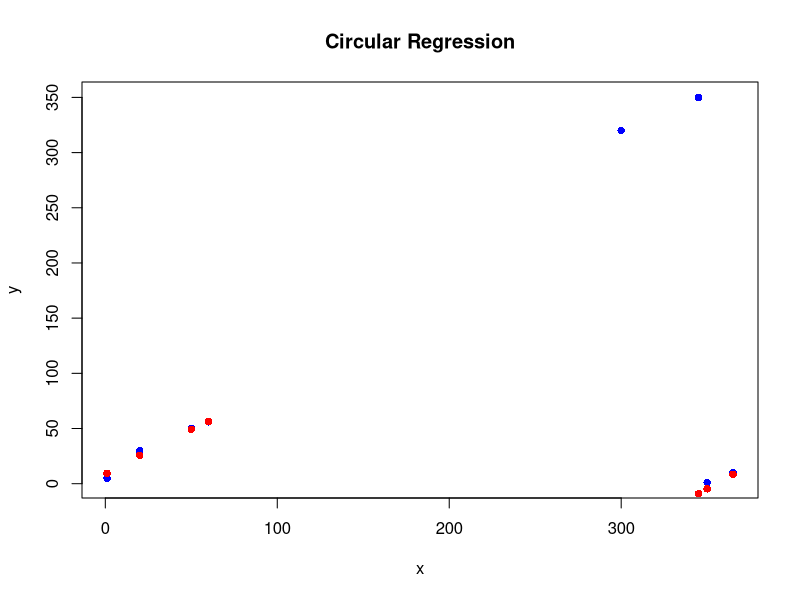
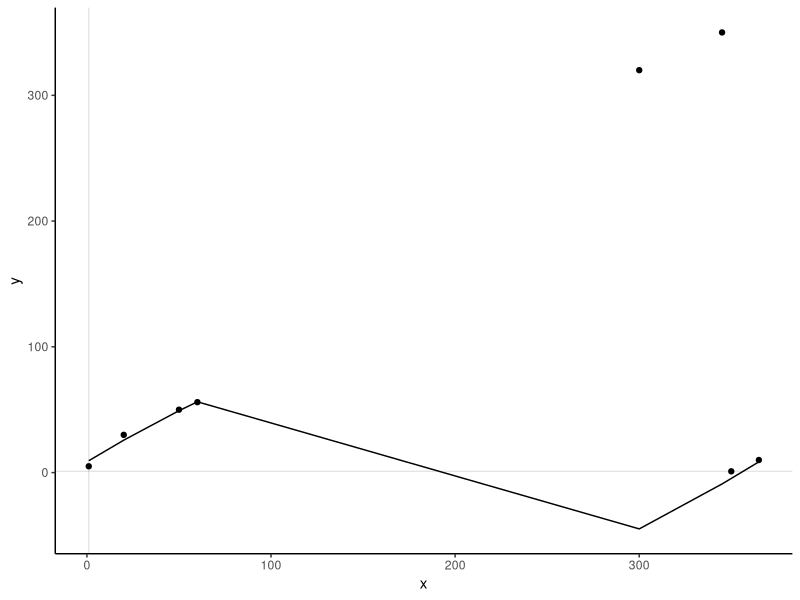
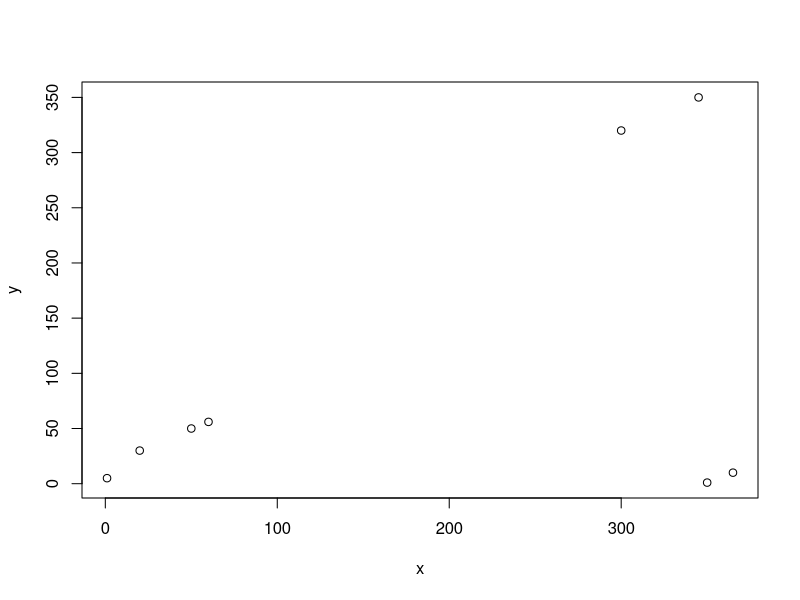
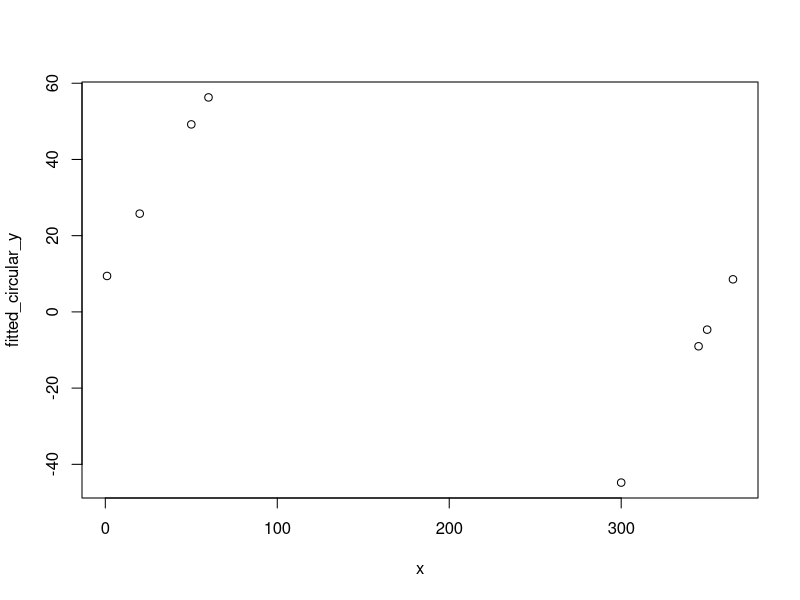
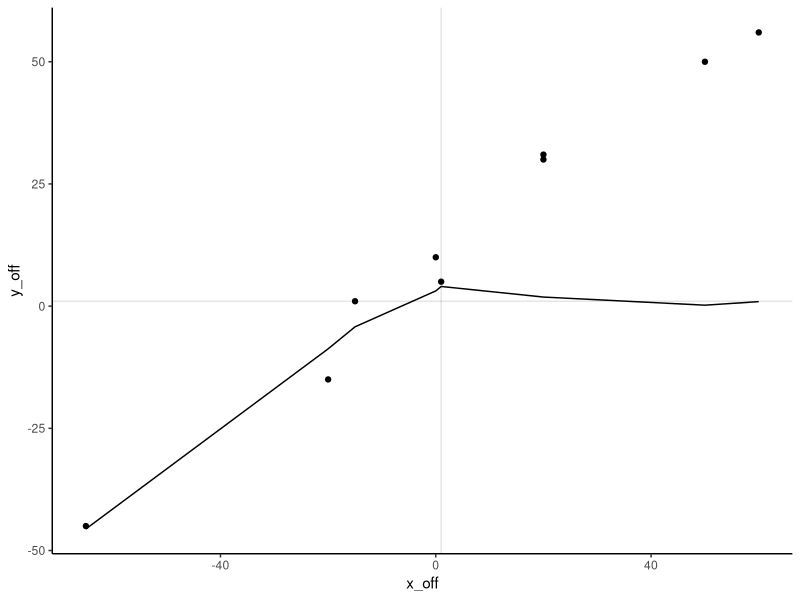
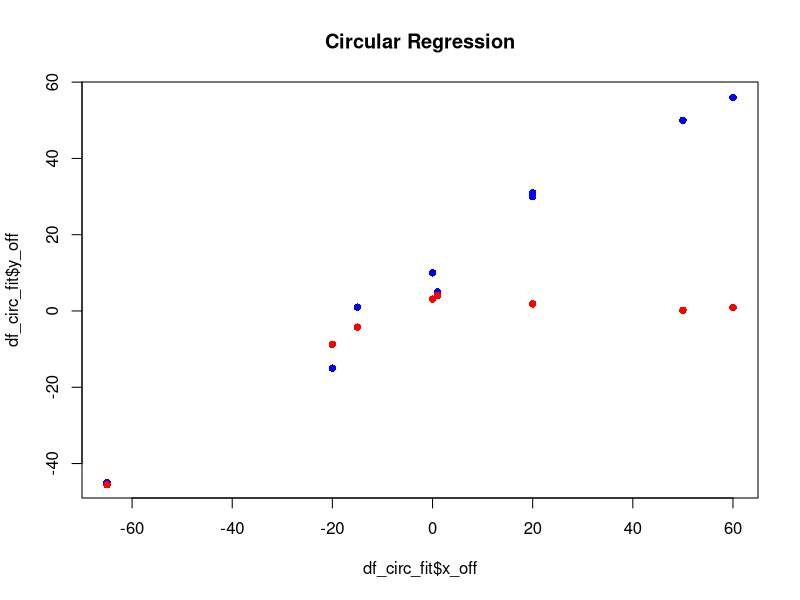

These figures' R source, in order:
#explore circular_circular regression

library(tidyverse)
library(circular)


# library(ggplotly) #can't install
# Generate a data set of dependent circular variables.
x <- seq(1, 365, by = 5)
y <- c(x[-1:-10], x[1:10])

x <- c(1, 20, 50, 60, 300,345, 350, 365)
y <- c(5, 30, 50, 56, 320,350, 1,10 )

# method 1: write in Cartesian coordinate-----
angle_X <- circular(x * 360 / 365, units = "degrees", template = "geographics")
angle_Y <- circular(y * 360 / 365, units = "degrees", template = "geographics")

x_cartesian <- cbind(cos(angle_X*pi/180), sin(angle_X*pi/180))
y_cartesian <- cbind(cos(angle_Y*pi/180), sin(angle_Y*pi/180))

regression_model_y <- lm(y_cartesian ~ x_cartesian)

summary(regression_model_y)

# Getting the fitted values
fitted_values_y <- fitted(regression_model_y)

# Compute the angles from the fitted values
fitted_angles_y <- atan2(fitted_values_y[,2], fitted_values_y[,1]) * (180 / pi)

# Convert to a circular data type
fitted_circular_y <- circular(fitted_angles_y, units = "degrees", template = "geographics")

# Plotting x and y
plot(x, y, col = "blue", pch = 16, main = "Circular Regression")
# Adding x against fitted_circular_y
points(x, fitted_circular_y, col = "red", pch = 16)



ggplot() +
  geom_point(aes(x = x, y = y)) +
  geom_line(aes(x = x, y = fitted_circular_y)) +
  geom_hline(yintercept = 1, alpha = 0.1) +
  geom_vline(xintercept = 1, alpha = 0.1) +
  theme_classic()



plot(x,y)
plot(x,fitted_circular_y)


# method 2: cut off----
# Generate a data set of dependent circular variables.
df<-data.frame(x = c(1, 20,20, 50, 60, 300,345, 350, 365),
               y = c(5, 30,31, 50, 56, 320,350, 1,10 ))

x_den<-density(df$x, from = 1, to = 365)
x_thres <- data.frame(x = x_den$x, y = x_den$y) %>%
  arrange(y) %>%
  head(1) %>%
  pull(x)

y_den<-density(df$y, from = 1, to = 365)
y_thres <- data.frame(x = y_den$x, y = y_den$y) %>%
  arrange(y) %>%
  head(1) %>%
  pull(x)

df_circ<- df %>%
  mutate(x_off = if_else (x > x_thres, x-365,x),
         y_off = if_else (y > y_thres, y-365, y)) %>%
  mutate(x_circ =(x_off/365*360) *pi/180 ,
         y_circ =(y_off/365*360) *pi/180 )

# Fit a circular-circular regression model.
circ.lm <- lm.circular(df_circ$y_circ, df_circ$x_circ, order=1)
circ.lm$p.values

df_circ_fit<-df_circ %>%
  mutate(y_fit_circ = circ.lm$fitted) %>%
  mutate(y_fit = y_fit_circ * 180/pi/360*365)  %>%
  mutate(y_fit_off = if_else(y_fit > y_thres, y_fit-365, y_fit) )

ggplot(df_circ_fit) +
  geom_point(aes(x = x_off, y = y_off)) +
  geom_line(aes(x = x_off, y = y_fit_off)) +
  geom_hline(yintercept = 1, alpha = 0.1) +
  geom_vline(xintercept = 1, alpha = 0.1) +
  theme_classic()

# Plotting x and y
plot(df_circ_fit$x_off, df_circ_fit$y_off, col = "blue", pch = 16, main = "Circular Regression")
# Adding x against fitted_circular_y
points(df_circ_fit$x_off, df_circ_fit$y_fit_off , col = "red", pch = 16)
